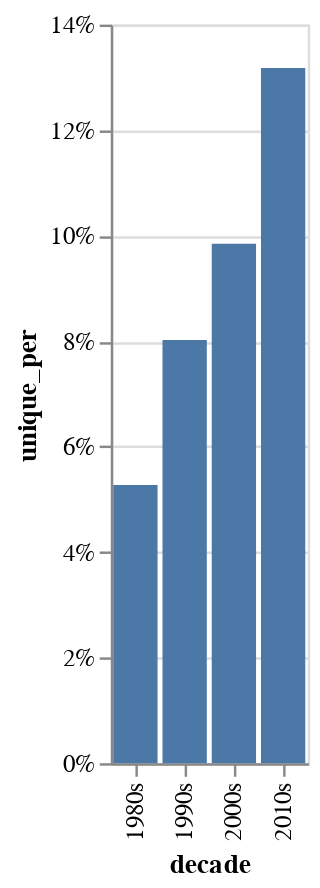

Notebook code cell kept with this figure:
### Markdown cell above
# Including Time

### Code cell
# metal_vocab = pd.read_csv('/work/lyrical_analysis/metal_analysis.csv')
# metal_vocab = metal_vocab[['artist','add_one','unique_ratio']]
# metal_vocab = metal_vocab.rename(columns = {'add_one':'unique_ct','unique_ratio':'unique_per'})
# metal_vocab['genre'] = 'Metal'

metal_albums = pd.read_csv('/work/lyrical_analysis/assets/metal_albums.csv')
metal_years = metal_albums.copy()
metal_years = metal_albums.groupby(by = 'artist').agg({'year':'min'})

metal_years['decade'] = (np.where(metal_years['year'] < 1990, '1980s', np.where(
        (metal_years['year'] >= 1990) & (metal_years['year'] <= 1999), '1990s', np.where(
        (metal_years['year'] >= 2000) & (metal_years['year'] <=2009), '2000s', '2010s'
        )))) 

metal_years.head()

#Merge them
metal_vocab_year = metal_vocab.merge(metal_years,left_on = 'artist',right_on = 'artist')
metal_vocab_year.head()

decades_grouped = metal_vocab_year.groupby(by = 'decade').agg({'unique_per':'mean'}).reset_index()
decades_grouped['unique_per'] = decades_grouped['unique_per'] / 100

decades_grouped.head()

bar_chart1 = alt.Chart(decades_grouped).mark_bar().encode(
    x=alt.X('decade:O'),
    y=alt.Y('unique_per:Q',axis=alt.Axis(format='%'))
)


#line_chart = plt.gcf()
#line_chart.set_size_inches(12, 8)
bar_chart1

### Figure 1 — Vega-Lite specification as saved in the notebook (floating-point values rounded to 4 significant figures)
{"config": {"view": {"continuousWidth": 400, "continuousHeight": 300}}, "data": {"name": "data-d8a3275257e88f369be4ecb73e91de65"}, "mark": "bar", "encoding": {"x": {"type": "ordinal", "field": "decade"}, "y": {"type": "quantitative", "axis": {"format": "%"}, "field": "unique_per"}}, "$schema": "https://vega.github.io/schema/vega-lite/v4.8.1.json", "datasets": {"data-d8a3275257e88f369be4ecb73e91de65": [{"decade": "1980s", "unique_per": 0.05274}, {"decade": "1990s", "unique_per": 0.08024}, {"decade": "2000s", "unique_per": 0.09848}, {"decade": "2010s", "unique_per": 0.1318}]}}
